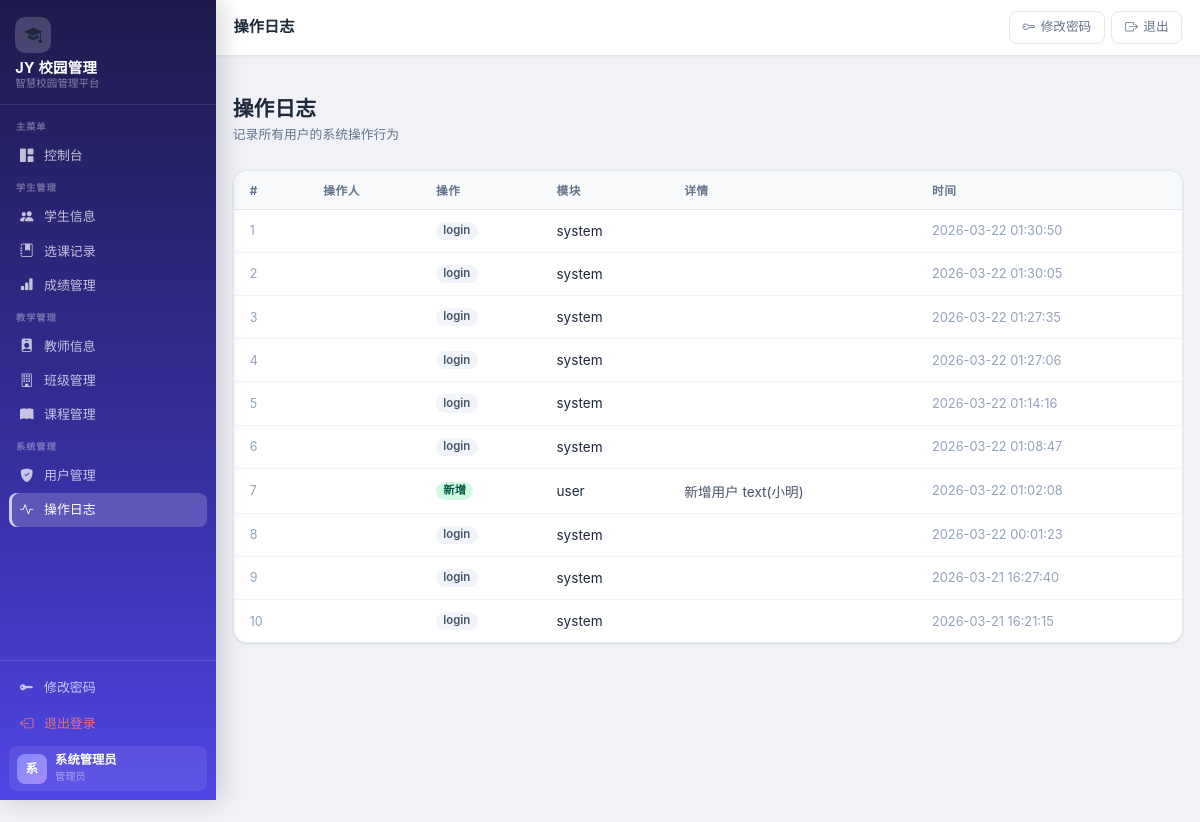
The app's page /ops-log (signed in) with its own data.
### app.py (models this page shows, shortened)
class User(db.Model):
    __tablename__ = "users"
    id = db.Column(db.Integer, primary_key=True)
    username = db.Column(db.String(50), unique=True, nullable=False)
    password = db.Column(db.String(255), nullable=False)
    full_name = db.Column(db.String(100), nullable=False)
    role = db.Column(db.String(20), nullable=False, default="student")  # admin, teacher, student
    email = db.Column(db.String(100))
    phone = db.Column(db.String(20))
    is_active = db.Column(db.Boolean, default=True)
    created_at = db.Column(db.DateTime, default=datetime.utcnow)
    updated_at = db.Column(db.DateTime, default=datetime.utcnow, onupdate=datetime.utcnow)

class OperationLog(db.Model):
    __tablename__ = "operation_logs"
    id = db.Column(db.Integer, primary_key=True)
    user_id = db.Column(db.Integer, db.ForeignKey("users.id"))
    action = db.Column(db.String(100), nullable=False)
    module = db.Column(db.String(50))  # 模块名 student, course, score
    record_id = db.Column(db.Integer)
    details = db.Column(db.Text)
    created_at = db.Column(db.DateTime, default=datetime.utcnow)

### app.py (the view)
@app.route("/ops-log")
@role_required("admin")
def list_ops_log():
    logs = OperationLog.query.order_by(OperationLog.created_at.desc()).limit(500).all()
    return render_template("admin/logs.html", logs=logs)

### app.py (called while the page is built)
def role_required(*roles):
    def decorator(f):
        @wraps(f)
        def decorated_function(*args, **kwargs):
            if "user_id" not in session:
                flash("请先登录", "warning")
                return redirect(url_for("login"))
            user = User.query.get(session.get("user_id"))
            if user.role not in roles:
                flash("权限不足", "danger")
                return redirect(url_for("dashboard"))
            return f(*args, **kwargs)
        return decorated_function
    return decorator

### templates/admin/logs.html (shortened to what this page needs)
﻿{% extends "base.html" %}
{% block page_title %}操作日志{% endblock %}
{% block content %}
<div class="page-header">
  <div>
    <h1 class="page-title">操作日志</h1>
    <p class="page-subtitle">记录所有用户的系统操作行为</p>
  </div>
</div>
<div class="table-card">
  <div class="table-responsive">
    <table class="table">
      <thead>
        <tr>
          <th>#</th>
          <th>操作人</th>
          <th>操作</th>
          <th>模块</th>
          <th>详情</th>
          <th>时间</th>
        </tr>
      </thead>
      <tbody>
        {% if logs %}
        {% for log in logs %}
        <tr>
          <td style="color:#94a3b8;font-size:.78rem">{{ loop.index }}</td>
          <td class="fw-semibold">{{ log.user.full_name if log.user else '' }}</td>
          <td>
            {% if log.action == 'create' %}
            <span class="badge badge-success">新增</span>
            {% elif log.action == 'update' %}
            <span class="badge badge-info">修改</span>
            {% elif log.action == 'delete' %}
            <span class="badge badge-danger">删除</span>
            {% else %}
            <span class="badge badge-secondary">{{ log.action }}</span>
            {% endif %}
          </td>
          <td>{{ log.module or '' }}</td>
          <td style="color:#475569">{{ log.details or '' }}</td>
          <td style="color:#94a3b8;font-size:.8rem">{{ log.created_at.strftime('%Y-%m-%d %H:%M:%S') if log.created_at else '' }}</td>
        </tr>
        {% endfor %}
        {% endif %}
      </tbody>
    </table>
  </div>
</div>
{% endblock %}

### templates/base.html (shortened to what this page needs)
﻿<!DOCTYPE html>
<html lang="zh-CN">
<head>
  <link href="https://cdn.jsdelivr.net/npm/bootstrap@5.3.3/dist/css/bootstrap.min.css" rel="stylesheet">
  <link rel="stylesheet" href="https://cdn.jsdelivr.net/npm/bootstrap-icons@1.11.0/font/bootstrap-icons.css">
  <link rel="stylesheet" href="{{ url_for('static', filename='style.css') }}">
</head>
<body>
{% if 'user_id' in session %}
<aside class="sidebar" id="sidebar">
  <div class="sidebar-brand">
    <div class="brand-logo"><i class="bi bi-mortarboard-fill"></i></div>
    <div class="brand-name">JY 校园管理</div>
    <div class="brand-sub">智慧校园管理平台</div>
  </div>
  <nav class="sidebar-nav">
    <div class="sidebar-section">
      <div class="sidebar-section-label">主菜单</div>
      <a class="sidebar-link {% if request.endpoint == 'dashboard' %}active{% endif %}"
         href="{{ url_for('dashboard') }}">
        <i class="bi bi-grid-1x2-fill nav-icon"></i> 控制台
      </a>
    </div>
    <div class="sidebar-section">
      <div class="sidebar-section-label">学生管理</div>
      <a class="sidebar-link {% if 'student' in (request.endpoint or '') and 'score' not in (request.endpoint or '') %}active{% endif %}"
         href="{{ url_for('list_students') }}">
        <i class="bi bi-people-fill nav-icon"></i> 学生信息
      </a>
      {% if session.role in ['admin', 'teacher'] %}
      <a class="sidebar-link {% if 'enrollment' in (request.endpoint or '') %}active{% endif %}"
         href="{{ url_for('list_enrollments') }}">
        <i class="bi bi-journal-bookmark-fill nav-icon"></i> 选课记录
      </a>
      {% endif %}
      <a class="sidebar-link {% if 'score' in (request.endpoint or '') %}active{% endif %}"
         href="{{ url_for('list_scores') }}">
        <i class="bi bi-bar-chart-fill nav-icon"></i> 成绩管理
      </a>
    </div>
    {% if session.role in ['admin', 'teacher'] %}
    <div class="sidebar-section">
      <div class="sidebar-section-label">教学管理</div>
      <a class="sidebar-link {% if 'teacher' in (request.endpoint or '') %}active{% endif %}"
         href="{{ url_for('list_teachers') }}">
        <i class="bi bi-person-badge-fill nav-icon"></i> 教师信息
      </a>
      <a class="sidebar-link {% if 'class' in (request.endpoint or '') %}active{% endif %}"
         href="{{ url_for('list_classes') }}">
        <i class="bi bi-building nav-icon"></i> 班级管理
      </a>
      <a class="sidebar-link {% if 'course' in (request.endpoint or '') %}active{% endif %}"
         href="{{ url_for('list_courses') }}">
        <i class="bi bi-book-fill nav-icon"></i> 课程管理
      </a>
    </div>
    {% endif %}
    {% if session.role == 'admin' %}
    <div class="sidebar-section">
      <div class="sidebar-section-label">系统管理</div>
      <a class="sidebar-link {% if 'user' in (request.endpoint or '') %}active{% endif %}"
         href="{{ url_for('list_users') }}">
        <i class="bi bi-shield-fill-check nav-icon"></i> 用户管理
      </a>
      <a class="sidebar-link {% if request.endpoint == 'list_ops_log' %}active{% endif %}"
         href="{{ url_for('list_ops_log') }}">
        <i class="bi bi-activity nav-icon"></i> 操作日志
      </a>
    </div>
    {% endif %}
  </nav>
  <div class="sidebar-footer">
    <a href="{{ url_for('change_password') }}" class="sidebar-link" style="margin-bottom:.15rem">
      <i class="bi bi-key-fill nav-icon"></i> 修改密码
    </a>
    <a href="{{ url_for('logout') }}" class="sidebar-link" style="color:rgba(255,120,120,.85)">
      <i class="bi bi-box-arrow-left nav-icon"></i> 退出登录
    </a>
    <div class="sidebar-user">
      <div class="sidebar-user-avatar">{{ (session.full_name or session.username or '?')[0] | upper }}</div>
      <div class="sidebar-user-info">
        <div class="u-name">{{ session.full_name or session.username }}</div>
        <div class="u-role">
          {% if session.role == 'admin' %}管理员
          {% elif session.role == 'teacher' %}教师
          {% else %}学生{% endif %}
        </div>
      </div>
    </div>
  </div>
</aside>
<header class="topbar">
  <div class="topbar-title">{% block page_title %}{% endblock %}</div>
  <div class="topbar-actions">
    <a href="{{ url_for('change_password') }}" class="topbar-btn d-none d-md-inline-flex">
      <i class="bi bi-key"></i> 修改密码
    </a>
    <a href="{{ url_for('logout') }}" class="topbar-btn btn-exit">
      <i class="bi bi-box-arrow-right"></i> 退出
    </a>
  </div>
</header>
<main class="main-content">
  <div class="page-container">
{% else %}
<main>
{% endif %}
{% block content %}{% endblock %}
{% if 'user_id' in session %}
  </div>
</main>
{% else %}
</main>
{% endif %}
</body>
</html>

### records on screen
User: full_name "系统管理员"
OperationLog: action "login", module "system", created_at "2026-03-22 01:30:50"
OperationLog: action "login", module "system", created_at "2026-03-22 01:30:05"
OperationLog: action "login", module "system", created_at "2026-03-22 01:27:35"
OperationLog: action "login", module "system", created_at "2026-03-22 01:27:06"
OperationLog: action "login", module "system", created_at "2026-03-22 01:14:16"
OperationLog: action "login", module "system", created_at "2026-03-22 01:08:47"
OperationLog: action "新增", module "user", details "新增用户 text(小明)", created_at "2026-03-22 01:02:08"
OperationLog: action "login", module "system", created_at "2026-03-22 00:01:23"
OperationLog: action "login", module "system", created_at "2026-03-21 16:27:40"
OperationLog: action "login", module "system", created_at "2026-03-21 16:21:15"

### other values on screen
{{ (session.full_name or session.username or '?')[0] | upper }} "系"
